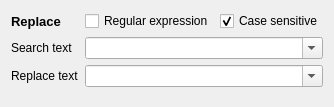
<?xml version="1.0" encoding="UTF-8"?>
<ui version="4.0">
 <class>WidgetReplaceSetting</class>
 <widget class="QWidget" name="WidgetReplaceSetting">
  <property name="geometry">
   <rect>
    <x>0</x>
    <y>0</y>
    <width>319</width>
    <height>107</height>
   </rect>
  </property>
  <property name="windowTitle">
   <string>Form</string>
  </property>
  <layout class="QGridLayout" name="gridLayout">
   <item row="0" column="2">
    <widget class="QCheckBox" name="checkBoxUseRegex">
     <property name="text">
      <string>Regular expression</string>
     </property>
    </widget>
   </item>
   <item row="0" column="0">
    <widget class="QLabel" name="label">
     <property name="font">
      <font>
       <pointsize>10</pointsize>
       <weight>75</weight>
       <bold>true</bold>
      </font>
     </property>
     <property name="text">
      <string>Replace</string>
     </property>
    </widget>
   </item>
   <item row="2" column="0">
    <widget class="QLabel" name="label_3">
     <property name="text">
      <string>Replace text</string>
     </property>
    </widget>
   </item>
   <item row="1" column="0">
    <widget class="QLabel" name="label_2">
     <property name="text">
      <string>Search text</string>
     </property>
    </widget>
   </item>
   <item row="0" column="3">
    <widget class="QCheckBox" name="checkBoxCaseSensitive">
     <property name="text">
      <string>Case sensitive</string>
     </property>
     <property name="checked">
      <bool>true</bool>
     </property>
    </widget>
   </item>
   <item row="3" column="2">
    <spacer name="verticalSpacer">
     <property name="orientation">
      <enum>Qt::Vertical</enum>
     </property>
     <property name="sizeHint" stdset="0">
      <size>
       <width>20</width>
       <height>2</height>
      </size>
     </property>
    </spacer>
   </item>
   <item row="2" column="2" colspan="2">
    <widget class="HistoryComboBox" name="comboxReplace">
     <property name="editable">
      <bool>true</bool>
     </property>
     <property name="maxCount">
      <number>10</number>
     </property>
     <property name="insertPolicy">
      <enum>QComboBox::NoInsert</enum>
     </property>
    </widget>
   </item>
   <item row="1" column="2" colspan="2">
    <widget class="HistoryComboBox" name="comboxSearch">
     <property name="editable">
      <bool>true</bool>
     </property>
     <property name="maxCount">
      <number>10</number>
     </property>
     <property name="insertPolicy">
      <enum>QComboBox::NoInsert</enum>
     </property>
    </widget>
   </item>
  </layout>
 </widget>
 <customwidgets>
  <customwidget>
   <class>HistoryComboBox</class>
   <extends>QComboBox</extends>
   <header>widgets/HistoryComboBox.h</header>
  </customwidget>
 </customwidgets>
 <resources/>
 <connections/>
</ui>
